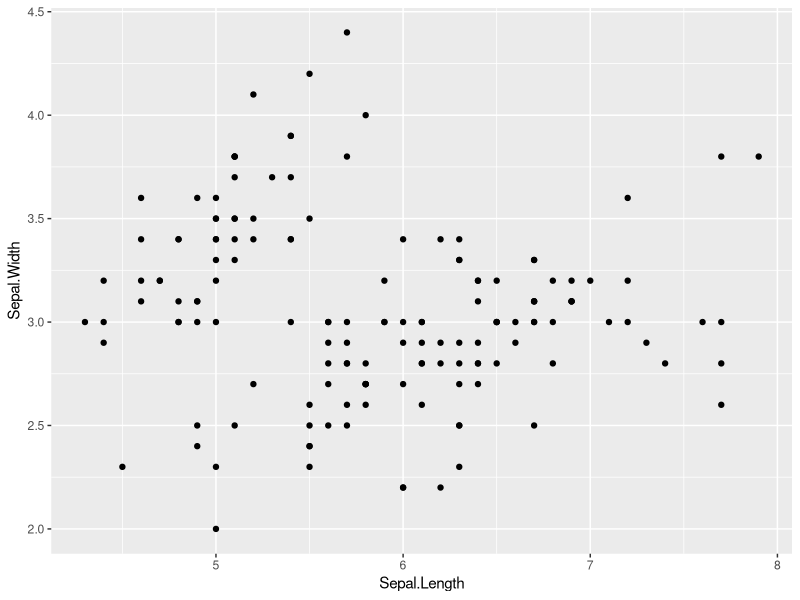
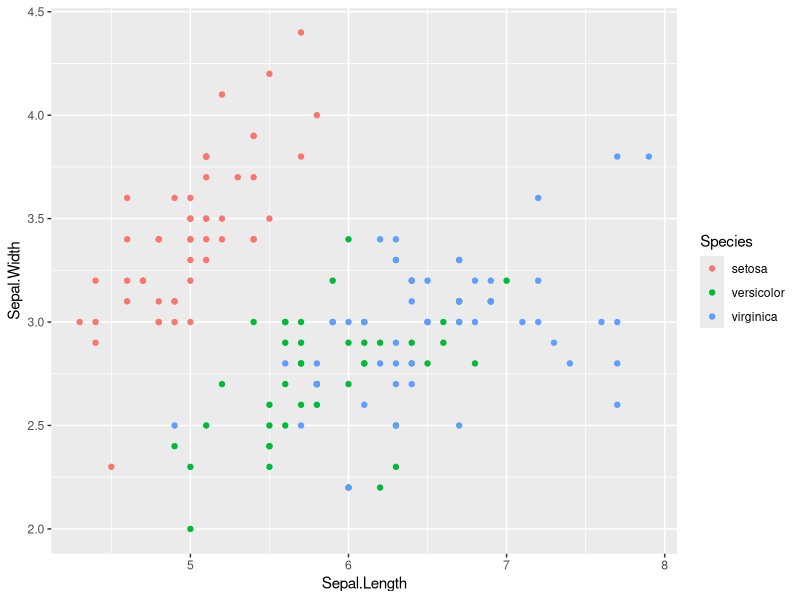
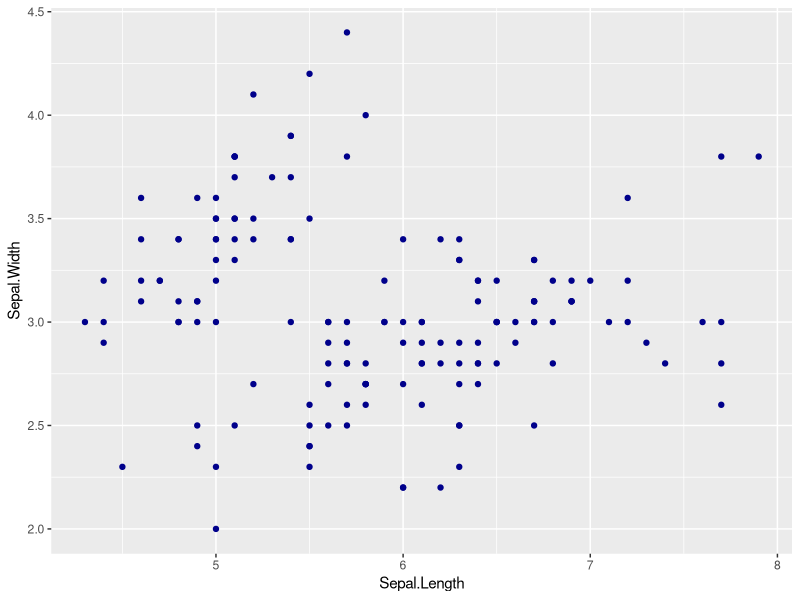
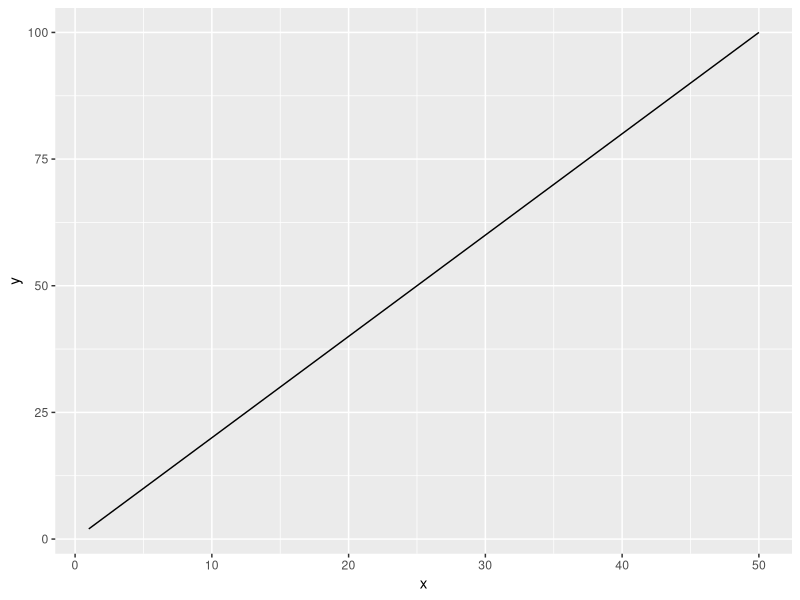
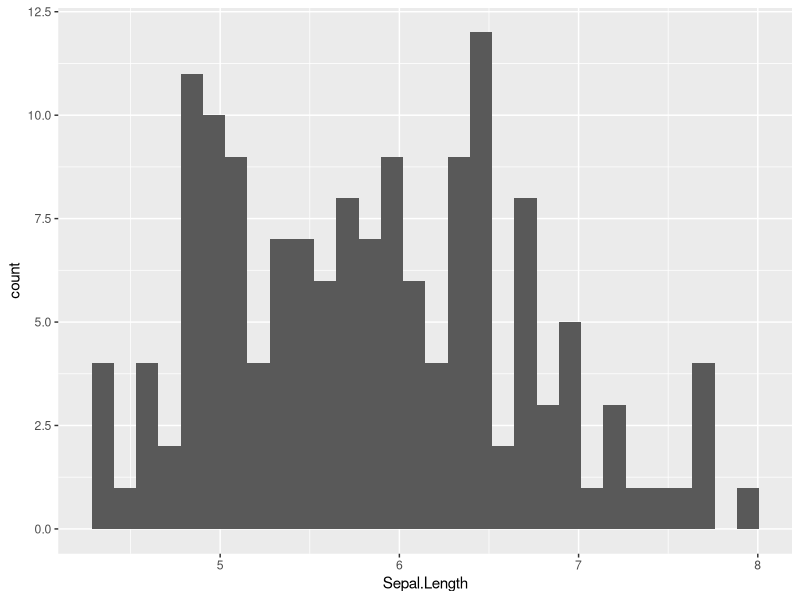

Here is the R script that generated these plots, in order:
library(tidyverse)

## Shift+Ctrl+M for pipe
##aes(.......,Color=Columnname)

iris %>% 
  ggplot(
aes(x=Sepal.Length,
y=Sepal.Width))+geom_point()



# point:figure ------------------------------------------------------------

iris %>% ggplot(aes(x=Sepal.Length, y=Sepal.Width, color=Species))+geom_point()

iris %>% ggplot(aes(x=Sepal.Length, y=Sepal.Width))+ geom_point(color="darkblue")




# line figure -------------------------------------------------------------

df_x <- tibble(x= 1:50, y= 2*x)


df_x %>% ggplot(aes(x=x, y=y))+geom_line()


# Histogram ---------------------------------------------------------------

iris %>% ggplot(aes(x=Sepal.Length))+geom_histogram()
